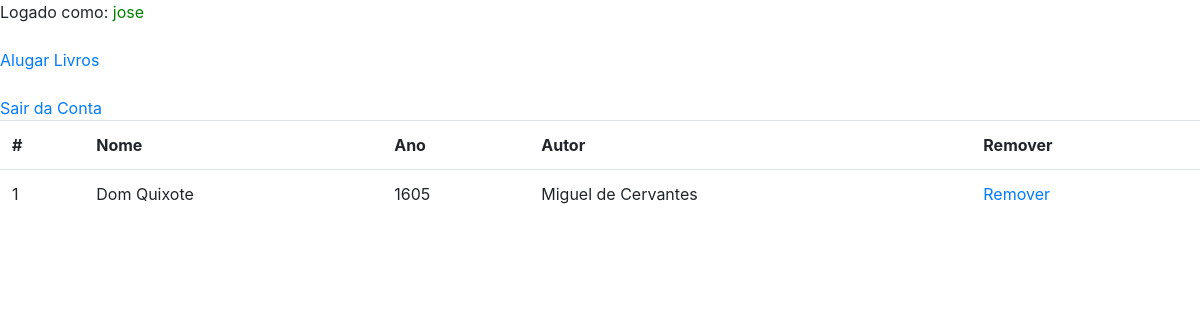
/inicio.php (signed in), run on the app's committed database.
### tables this page shows
create table usuariolivro (
    codigo integer not null auto_increment,
    usuario integer not null,
    livro integer not null,
    foreign key (usuario) references usuario(id),
    foreign key (livro) references livros(codigo),
    primary key (codigo)
);

create table livros (
    codigo integer not null auto_increment,
    nome varchar(100) not null,
    autor varchar(100) not null,
    anoDePublicacao varchar(4) not null,
    stock integer not null,
    primary key (codigo)
);

### inicio.php (the view, shortened to what this page needs)
<!DOCTYPE html>
<html lang="en">
<head>
<link rel="stylesheet" href="https://cdn.jsdelivr.net/npm/bootstrap@4.1.3/dist/css/bootstrap.min.css">
</head>
<body>
<?php
if(isset($_SESSION["usuario"])) {
    if ($_SESSION["usuario"] == true) {
    echo("Logado como: ");
    echo "<span style='color:green;text-align:center;'>".$_SESSION["nome"]."</span>";
    echo("<br><br>");
    echo("<a href=\"Catalogo.php\">Alugar Livros</a>");
    echo("<br><br>");
    echo("<a href=\"logout.php\">Sair da Conta</a>");
}
}else {
    echo("<h4>Fazer Login!</h4>");
    echo("<br><br>");
    echo("<a href=\"login.php\">Login</a>");
}
if(isset($_SESSION["usuario"])) {
    if ($_SESSION["usuario"] == true) {
        $id = $_SESSION["id"];
    $Banco = mysqli_connect("localhost","root","","Banco");
    $select = "select *, livros.codigo as codigosagrado from livros join usuariolivro on usuariolivro.livro = livros.codigo where usuariolivro.usuario = $id";
    $resultado = mysqli_query($Banco, $select);
    echo ("<table class = 'table'> <th scope = 'col'>#</th>
    <th scope = 'col'>Nome</th>
    <th scope = 'col'>Ano</th>
    <th scope = 'col'>Autor</th>
    <th scope = 'col'>Remover</th>
           ");
        while($linha = mysqli_fetch_array($resultado)) {
            echo "<tr> <td>".$linha['codigosagrado']."</td>";
            echo "<td>".$linha['nome']."</td>";
            echo "<td>".$linha['anoDePublicacao']."</td>";
            echo "<td>".$linha['autor']."</td>";
            echo "<td>"."<a href=\"Delete.php?codigo=".$linha['codigosagrado']."\">Remover</a>"."</td>";
            echo("</tr>");
        }
        echo("</table>");
}
}
?>
</body>
</html>

### data on the page
usuariolivro: livro.codigo "1", livro.nome "Dom Quixote", livro.anoDePublicacao "1605", livro.autor "Miguel de Cervantes"

### other printed values
$_SESSION["nome"] "jose"
